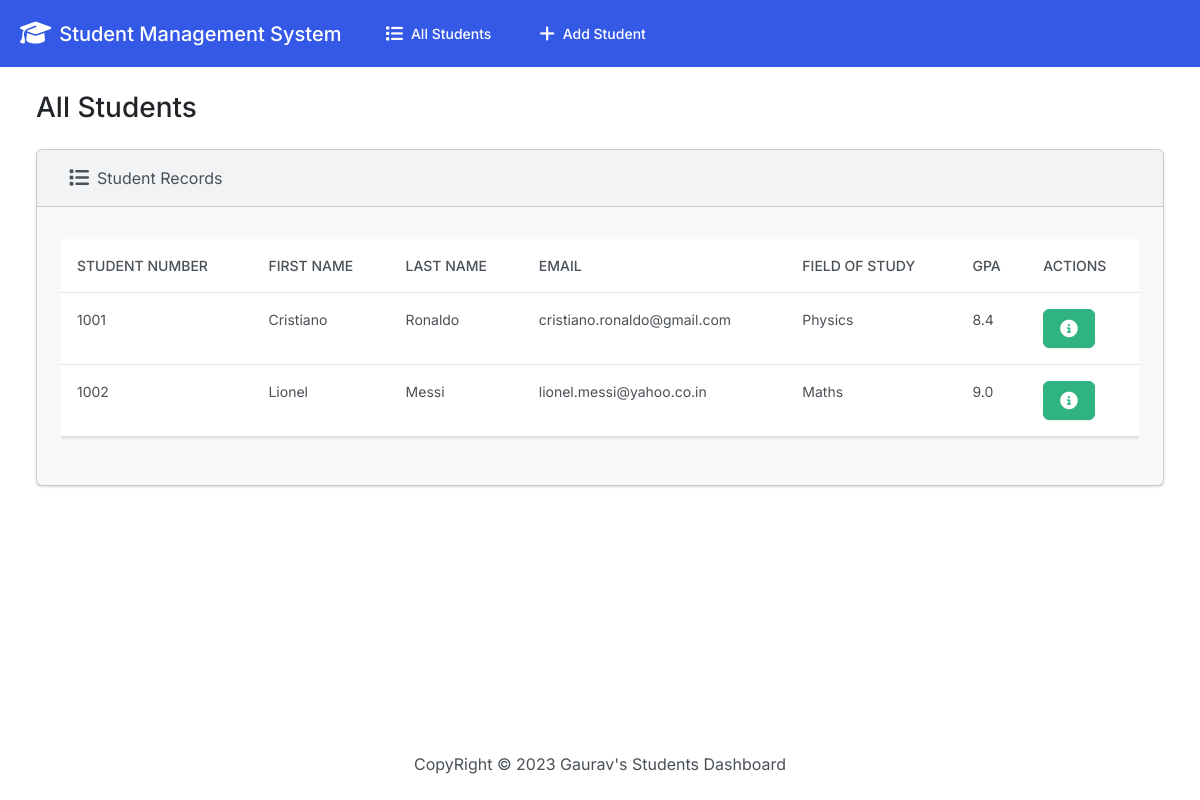
The page / on the database its author committed.
### students/models.py (models this page shows, shortened)
class Students(models.Model):
    student_numer = models.PositiveIntegerField()
    first_name = models.CharField(max_length=50)
    last_name = models.CharField(max_length=50)
    email = models.EmailField(max_length=100)
    field_of_study = models.CharField(max_length=50)
    gpa = models.FloatField()

### students/views.py (the view)
# urls.py: path('', views.index, name='index'),
def index(request):
    return render(request, 'students/index.html',{
        'students': Students.objects.all()
    })

### students/templates/students/index.html (shortened to what this page needs)
{% load static %}
<!DOCTYPE html>
<html lang="en">
<head>
    <link rel="stylesheet" href="https://cdnjs.cloudflare.com/ajax/libs/font-awesome/6.4.0/css/all.min.css" />
    <link rel="stylesheet" href="{% static 'css/bootstrap.min.css' %}">
</head>
<body class="d-flex  flex-column min-vh-100">
    <nav class="navbar navbar-expand-lg bg-primary" data-bs-theme="dark">
        <div class="container-fluid">
            <a class="navbar-brand" href="#"> <i class="fa-solid fa-graduation-cap fa-lg p-2"></i>Student Management
                System</a>
            <div class="collapse navbar-collapse" id="navbarColor01">
                <ul class="navbar-nav me-auto">
                    <li class="nav-item">
                        <a class="nav-link active" href="#"><i class="fa-solid fa-list fa-lg p-2"></i>All Students
                        </a>
                    </li>
                    <li class="nav-item">
                        <a class="nav-link" href="#"> <i class="fa-solid fa-plus fa-lg p-2"></i>Add Student</a>
                    </li>
                </ul>
            </div>
        </div>
    </nav>
    <div class="container-fluid">
        <h3 class="m-4">All Students</h3>
        <div class="row">
            <div class="col-12">
                {% if students %}
                <div class="card bg-light ms-4 me-4 mb-4">
                    <div class=" card-header">
                        <i class="fa-solid fa-list fa-lg p-2"></i>Student Records
                    </div>
                    <div class="card-body">
                        <p class="card-text">
                        <div class="table-responsive">
                            <table class="table table-hover">
                                <thead>
                                    <tr>
                                        <th scope="col">Student Number</th>
                                        <th scope="col">First Name</th>
                                        <th scope="col">Last Name</th>
                                        <th scope="col">Email</th>
                                        <th scope="col">Field of Study</th>
                                        <th scope="col">GPA</th>
                                        <th scope="col">Actions</th>
                                    </tr>
                                </thead>
                                <tbody>
                                    {% for student in students %}
                                    <tr>
                                        <td>{{ student.student_numer }}</td>
                                        <td>{{ student.first_name }}</td>
                                        <td>{{ student.last_name }}</td>
                                        <td>{{ student.email }}</td>
                                        <td>{{ student.field_of_study }}</td>
                                        <td>{{ student.gpa }}</td>
                                        <td>
                                            <button type="button" class="btn btn-success me-1"
                                                href="{% url 'view_student' student.id %}" data-bs-toggle="modal"
                                                data-bs-target="#myModal{{student.id}}">
                                            </button>
                                        </td>
                                    </tr>
                                    {% endfor %}
                                </tbody>
                            </table>
                        </div>
                        </p>
                    </div>
                </div>
                {% else %}
                <h5 class="alert alert-primary ms-4 me-4">No Student Records</h5>
                {% endif %}
            </div>
        </div>
    </div>
    <footer class="mt-auto mb-4">
        <div class="text-center">
            <span>
                CopyRight &copy;
                <script>document.write(new Date().getFullYear())</script> Gaurav's Students Dashboard
            </span>
        </div>
    </footer>
</body>
</html>

### rows shown on the page
Students: student_numer "1001", first_name "Cristiano", last_name "Ronaldo", email "cristiano.ronaldo@gmail.com", field_of_study "Physics", gpa "8.4"
Students: student_numer "1002", first_name "Lionel", last_name "Messi", email "lionel.messi@yahoo.co.in", field_of_study "Maths", gpa "9.0"
